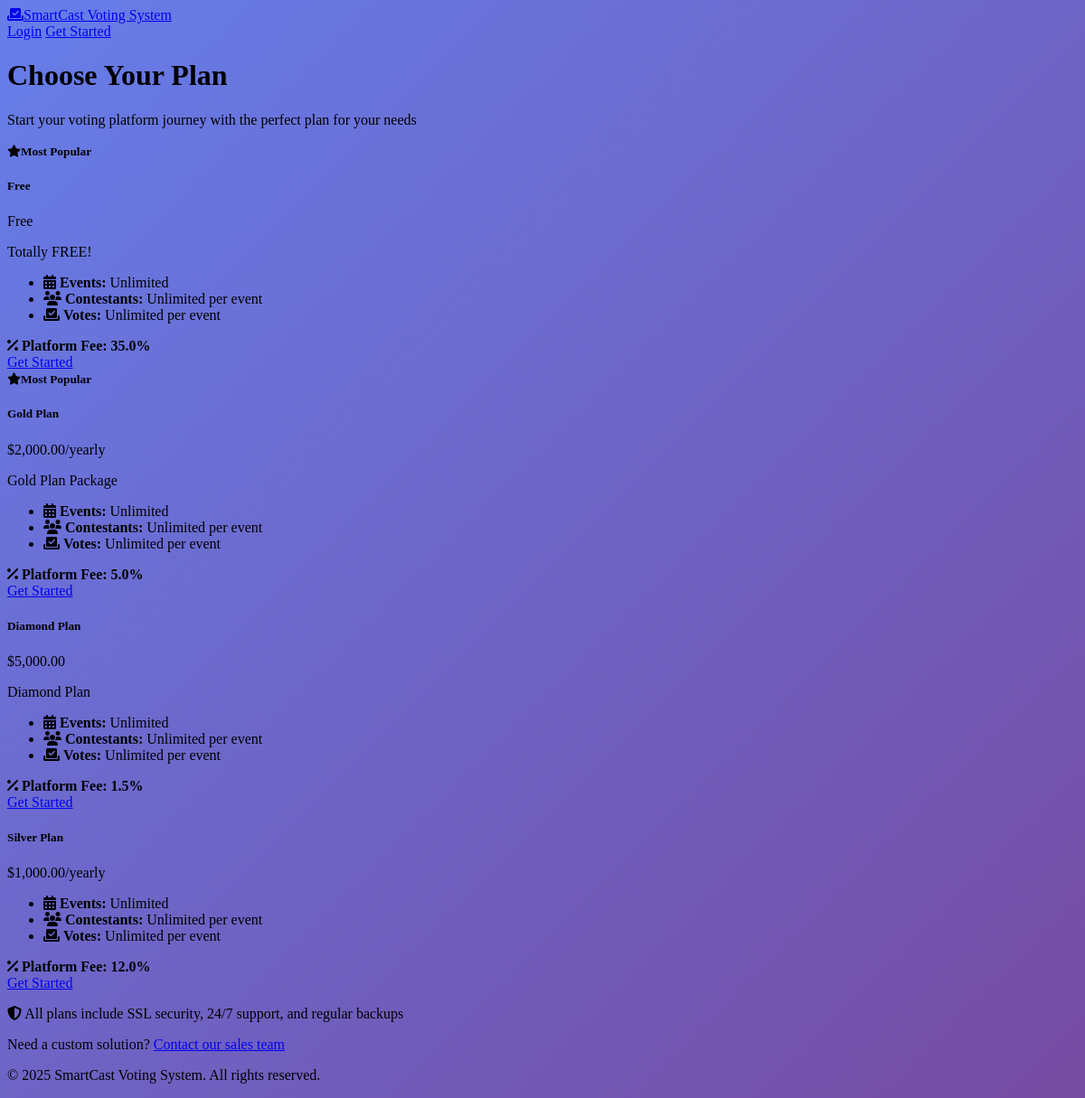
Before: /pricing with the older database file.
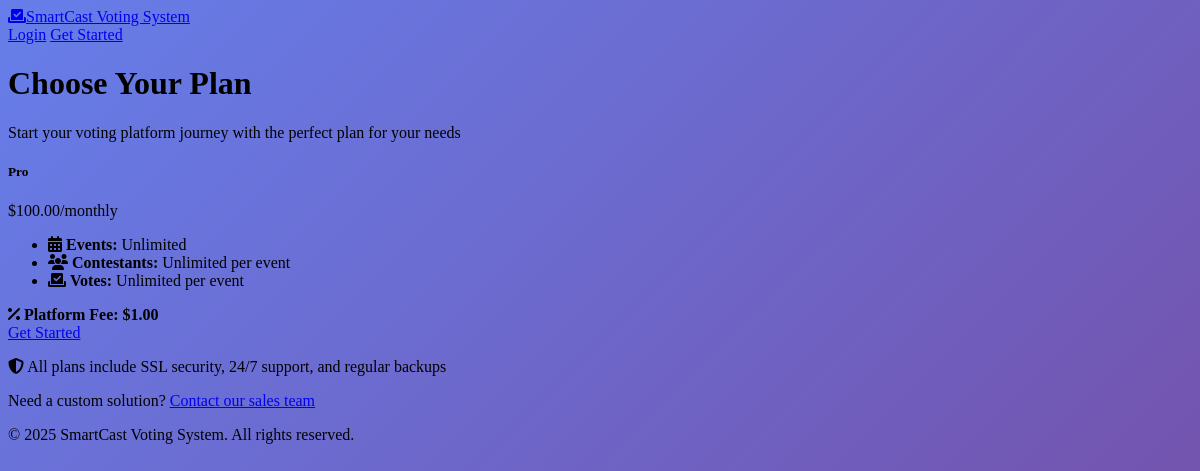
After: the same page with the newer database file.
### tables this page shows
CREATE TABLE `subscription_plans` (
  `id` int(11) NOT NULL,
  `name` varchar(100) NOT NULL,
  `slug` varchar(100) NOT NULL,
  `description` text DEFAULT NULL,
  `price` decimal(10,2) NOT NULL DEFAULT 0.00,
  `billing_cycle` enum('monthly','yearly','lifetime','free') DEFAULT 'monthly',
  `max_events` int(11) DEFAULT NULL COMMENT 'NULL means unlimited',
  `max_contestants_per_event` int(11) DEFAULT NULL COMMENT 'NULL means unlimited',
  `max_votes_per_event` int(11) DEFAULT NULL COMMENT 'NULL means unlimited',
  `features` longtext DEFAULT NULL COMMENT 'Additional features as JSON' CHECK (json_valid(`features`)),
  `fee_rule_id` int(11) DEFAULT NULL COMMENT 'Default fee rule for this plan',
  `is_popular` tinyint(1) DEFAULT 0,
  `is_active` tinyint(1) DEFAULT 1,
  `sort_order` int(3) DEFAULT 0,
  `trial_days` int(3) DEFAULT 0,
  `created_at` timestamp NOT NULL DEFAULT current_timestamp(),
  `updated_at` timestamp NOT NULL DEFAULT current_timestamp() ON UPDATE current_timestamp()
);

### views/pricing.php (the view, shortened to what the changed rows need)
<!DOCTYPE html>
<html lang="en">
<head>
    <link href="<?= COREUI_CSS ?>" rel="stylesheet">
    <link href="https://cdnjs.cloudflare.com/ajax/libs/font-awesome/6.4.0/css/all.min.css" rel="stylesheet">
    <link href="<?= APP_URL ?>/public/css/auth.css" rel="stylesheet">
</head>
<body class="c-app" style="background: linear-gradient(135deg, #667eea 0%, #764ba2 100%);">
    <header class="navbar navbar-expand-lg navbar-dark bg-transparent">
        <div class="container">
            <a class="navbar-brand fw-bold" href="<?= APP_URL ?>">
                <i class="fas fa-vote-yea me-2"></i><?= APP_NAME ?>
            </a>
            <div class="navbar-nav ms-auto">
                <a class="nav-link" href="<?= APP_URL ?>/login">Login</a>
                <a class="btn btn-outline-light btn-sm" href="<?= APP_URL ?>/register">Get Started</a>
            </div>
        </div>
    </header>
    <div class="container py-4">
        <div class="text-center text-white mb-4">
            <h1 class="display-5 fw-bold mb-2">Choose Your Plan</h1>
            <p class="lead mb-0">Start your voting platform journey with the perfect plan for your needs</p>
        </div>
        <div class="row justify-content-center">
            <?php foreach ($plans ?? [] as $plan): ?>
            <div class="col-xl-3 col-lg-4 col-md-6 mb-3">
                <div class="card h-100 shadow-sm <?= $plan['is_popular'] ? 'border-warning' : '' ?>">
                    <?php if ($plan['is_popular']): ?>
                        <div class="card-header bg-warning text-dark text-center py-1">
                            <small><i class="fas fa-star me-1"></i><strong>Most Popular</strong></small>
                        </div>
                    <?php endif; ?>
                    <div class="card-body text-center d-flex flex-column p-3">
                        <h5 class="card-title mb-2"><?= htmlspecialchars($plan['name']) ?></h5>
                        <div class="h4 fw-bold text-primary mb-2">
                            <?= $plan['price_display'] ?>
                        </div>
                        <p class="text-muted small mb-3"><?= htmlspecialchars($plan['description']) ?></p>
                        <ul class="list-unstyled text-start mb-3 flex-grow-1 small">
                            <li class="mb-1">
                                <i class="fas fa-calendar-alt text-info me-2"></i>
                                <strong>Events:</strong> <?= $plan['events_display'] ?>
                            </li>
                            <li class="mb-1">
                                <i class="fas fa-users text-success me-2"></i>
                                <strong>Contestants:</strong> <?= $plan['contestants_display'] ?> per event
                            </li>
                            <li class="mb-1">
                                <i class="fas fa-vote-yea text-warning me-2"></i>
                                <strong>Votes:</strong> <?= $plan['votes_display'] ?> per event
                            </li>
                        </ul>
                        <div class="mt-auto">
                            <div class="border-top pt-3 mb-3">
                                <div class="alert alert-info py-2 mb-2">
                                    <div class="text-center">
                                        <i class="fas fa-percentage me-2"></i>
                                        <strong>Platform Fee: <?= $plan['fee_display'] ?></strong>
                                    </div>
                                </div>
                            </div>
                            <a href="<?= APP_URL ?>/register?plan=<?= $plan['id'] ?>" class="btn btn-<?= $plan['is_popular'] ? 'warning' : 'primary' ?> btn-sm w-100">
                                Get Started
                            </a>
                        </div>
                    </div>
                </div>
            </div>
            <?php endforeach; ?>
        </div>
        <div class="text-center text-white mt-4">
            <p class="mb-2 small">
                <i class="fas fa-shield-alt me-2"></i>
                All plans include SSL security, 24/7 support, and regular backups
            </p>
            <p class="small mb-0">
                Need a custom solution?
                <a href="mailto:sales@<?= strtolower(APP_NAME) ?>.com" class="text-warning text-decoration-none">
                    Contact our sales team
                </a>
            </p>
        </div>
    </div>
    <footer class="text-center text-white py-3">
        <div class="container">
            <p class="mb-0 small">&copy; <?= date('Y') ?> <?= APP_NAME ?>. All rights reserved.</p>
        </div>
    </footer>
</body>
</html>

### src/Core/Router.php (shortened to what the changed rows need)
<?php
class Router
{
    private $routes = [];
    private $currentGroup = [];
    public function group($attributes, $callback)
    {
        $previousGroup = $this->currentGroup;
        $this->currentGroup = array_merge($this->currentGroup, $attributes);
        $this->currentGroup = $previousGroup;
    }
    private function addRoute($method, $path, $handler)
    {
        $prefix = isset($this->currentGroup['prefix']) ? $this->currentGroup['prefix'] : '';
        $middleware = isset($this->currentGroup['middleware']) ? $this->currentGroup['middleware'] : null;
        $fullPath = $prefix . $path;
        $this->routes[] = [
            'method' => $method,
            'path' => $fullPath,
            'handler' => $handler,
            'middleware' => $middleware
        ];
    }
    public function dispatch()
    {
        $method = $_SERVER['REQUEST_METHOD'];
        $path = parse_url($_SERVER['REQUEST_URI'], PHP_URL_PATH);
        $appUrlParts = parse_url(APP_URL);
        $basePath = $appUrlParts['path'] ?? '';
        if (!empty($basePath)) {
            if (strpos($path, $basePath . '/index.php') === 0) {
                $path = substr($path, strlen($basePath . '/index.php'));
            } elseif (strpos($path, $basePath) === 0) {
                $path = substr($path, strlen($basePath));
            }
        }
        foreach ($this->routes as $route) {
            if ($route['method'] === $method && $this->matchPath($route['path'], $path)) {
                $params = $this->extractParams($route['path'], $path);
                $this->callHandler($route['handler'], $params);
                return;
            }
        }
    }
    private function matchPath($routePath, $requestPath)
    {
        $pattern = preg_replace('/\{([^}]+)\}/', '([^/]+)', $routePath);
        $pattern = '#^' . $pattern . '$#';
        return preg_match($pattern, $requestPath);
    }
    private function extractParams($routePath, $requestPath)
    {
        $params = [];
        return $params;
    }
    private function callHandler($handler, $params = [])
    {
        if (is_string($handler)) {
            list($controller, $method) = explode('@', $handler);
            $controllerClass = "SmartCast\\Controllers\\{$controller}";
            if (class_exists($controllerClass)) {
                $controllerInstance = new $controllerClass();
                if (method_exists($controllerInstance, $method)) {
                    $paramValues = array_values($params);
                    call_user_func_array([$controllerInstance, $method], $paramValues);
                } else {
                    throw new \Exception("Method {$method} not found in {$controllerClass}");
                }
            } else {
                throw new \Exception("Controller {$controllerClass} not found");
            }
        } elseif (is_callable($handler)) {
            $paramValues = array_values($params);
            call_user_func_array($handler, $paramValues);
        }
    }
}

Changed rows visible on the page:
removed subscription_plans: is_popular 1 (drawn), name "Gold Plan", price_display "$2,000.00/yearly", description "Gold Plan Package", events_display "Unlimited", contestants_display "Unlimited", votes_display "Unlimited", fee_display "5.0%"
removed subscription_plans: name "Diamond Plan", price_display "$5,000.00", description "Diamond Plan", events_display "Unlimited", contestants_display "Unlimited", votes_display "Unlimited", fee_display "1.5%"
removed subscription_plans: name "Silver Plan", price_display "$1,000.00/yearly", events_display "Unlimited", contestants_display "Unlimited", votes_display "Unlimited", fee_display "12.0%"
changed subscription_plans: name "Free" → "Pro"; name "Free" → "$100.00/monthly"; fee_display "35.0%" → "$1.00"; is_popular 1 → 0 (drawn)
Other visible differences:
list line gone: "Most Popular Totally FREE!"
